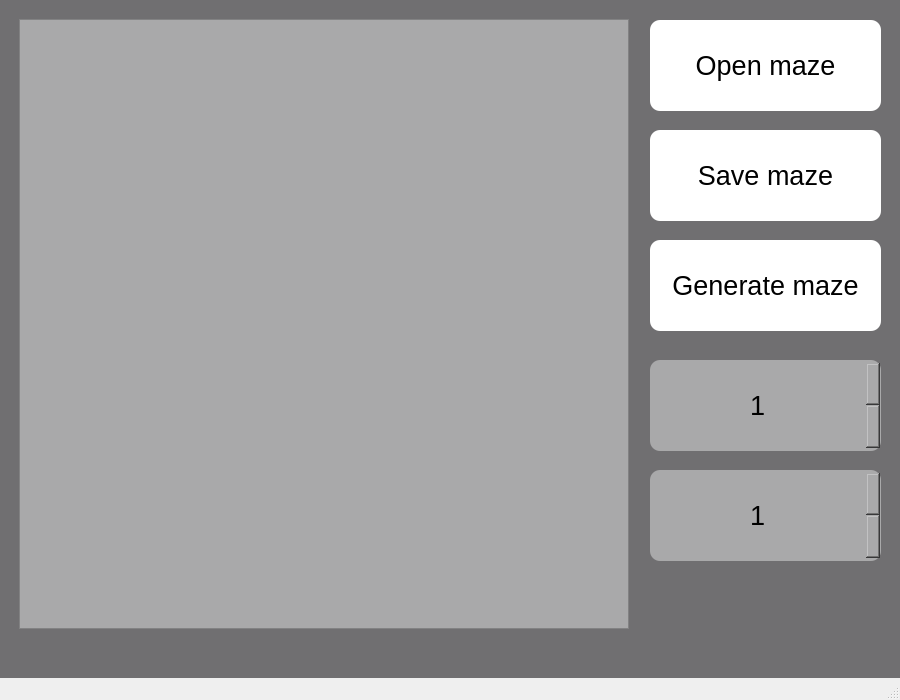
<?xml version="1.0" encoding="UTF-8"?>
<ui version="4.0">
 <class>MainWindow</class>
 <widget class="QMainWindow" name="MainWindow">
  <property name="geometry">
   <rect>
    <x>0</x>
    <y>0</y>
    <width>900</width>
    <height>700</height>
   </rect>
  </property>
  <property name="windowTitle">
   <string>MainWindow</string>
  </property>
  <widget class="QWidget" name="centralwidget">
   <property name="styleSheet">
    <string notr="true">background-color: rgb(112, 111, 113);</string>
   </property>
   <widget class="QPushButton" name="open_maze">
    <property name="geometry">
     <rect>
      <x>650</x>
      <y>20</y>
      <width>231</width>
      <height>91</height>
     </rect>
    </property>
    <property name="font">
     <font>
      <pointsize>20</pointsize>
      <bold>false</bold>
      <underline>false</underline>
      <strikeout>false</strikeout>
      <kerning>true</kerning>
     </font>
    </property>
    <property name="styleSheet">
     <string notr="true">QPushButton {
background-color: rgb(255, 255, 255);
border-radius: 10px;
border: rgb(76, 76, 77);
}</string>
    </property>
    <property name="text">
     <string>Open maze</string>
    </property>
   </widget>
   <widget class="QGraphicsView" name="graphicsView">
    <property name="geometry">
     <rect>
      <x>19</x>
      <y>19</y>
      <width>610</width>
      <height>610</height>
     </rect>
    </property>
    <property name="styleSheet">
     <string notr="true">background-color:rgb(169, 169, 170);</string>
    </property>
    <property name="interactive">
     <bool>true</bool>
    </property>
    <property name="sceneRect">
     <rectf>
      <x>0.000000000000000</x>
      <y>0.000000000000000</y>
      <width>0.000000000000000</width>
      <height>0.000000000000000</height>
     </rectf>
    </property>
   </widget>
   <widget class="QPushButton" name="save_maze">
    <property name="geometry">
     <rect>
      <x>650</x>
      <y>130</y>
      <width>231</width>
      <height>91</height>
     </rect>
    </property>
    <property name="font">
     <font>
      <pointsize>20</pointsize>
      <bold>false</bold>
      <underline>false</underline>
      <strikeout>false</strikeout>
      <kerning>true</kerning>
     </font>
    </property>
    <property name="styleSheet">
     <string notr="true">QPushButton {
background-color: rgb(255, 255, 255);
border-radius: 10px;
border: rgb(76, 76, 77);
}</string>
    </property>
    <property name="text">
     <string>Save maze</string>
    </property>
   </widget>
   <widget class="QPushButton" name="generate_maze">
    <property name="geometry">
     <rect>
      <x>650</x>
      <y>240</y>
      <width>231</width>
      <height>91</height>
     </rect>
    </property>
    <property name="font">
     <font>
      <pointsize>20</pointsize>
      <bold>false</bold>
      <underline>false</underline>
      <strikeout>false</strikeout>
      <kerning>true</kerning>
     </font>
    </property>
    <property name="styleSheet">
     <string notr="true">QPushButton {
background-color: rgb(255, 255, 255);
border-radius: 10px;
border: rgb(76, 76, 77);
}</string>
    </property>
    <property name="text">
     <string>Generate maze</string>
    </property>
   </widget>
   <widget class="QSpinBox" name="gen_cols">
    <property name="geometry">
     <rect>
      <x>650</x>
      <y>470</y>
      <width>231</width>
      <height>91</height>
     </rect>
    </property>
    <property name="font">
     <font>
      <pointsize>20</pointsize>
     </font>
    </property>
    <property name="styleSheet">
     <string notr="true">QSpinBox {
background-color: rgb(169, 169, 170);
border-radius: 10px;
border: rgb(76, 76, 77);
}</string>
    </property>
    <property name="alignment">
     <set>Qt::AlignCenter</set>
    </property>
    <property name="minimum">
     <number>1</number>
    </property>
    <property name="maximum">
     <number>50</number>
    </property>
   </widget>
   <widget class="QSpinBox" name="gen_rows">
    <property name="geometry">
     <rect>
      <x>650</x>
      <y>360</y>
      <width>231</width>
      <height>91</height>
     </rect>
    </property>
    <property name="font">
     <font>
      <pointsize>20</pointsize>
     </font>
    </property>
    <property name="styleSheet">
     <string notr="true">QSpinBox {
background-color: rgb(169, 169, 170);
border-radius: 10px;
border: rgb(76, 76, 77);
}</string>
    </property>
    <property name="alignment">
     <set>Qt::AlignCenter</set>
    </property>
    <property name="minimum">
     <number>1</number>
    </property>
    <property name="maximum">
     <number>50</number>
    </property>
   </widget>
  </widget>
  <widget class="QMenuBar" name="menubar">
   <property name="geometry">
    <rect>
     <x>0</x>
     <y>0</y>
     <width>900</width>
     <height>24</height>
    </rect>
   </property>
  </widget>
  <widget class="QStatusBar" name="statusbar"/>
 </widget>
 <resources/>
 <connections/>
</ui>
